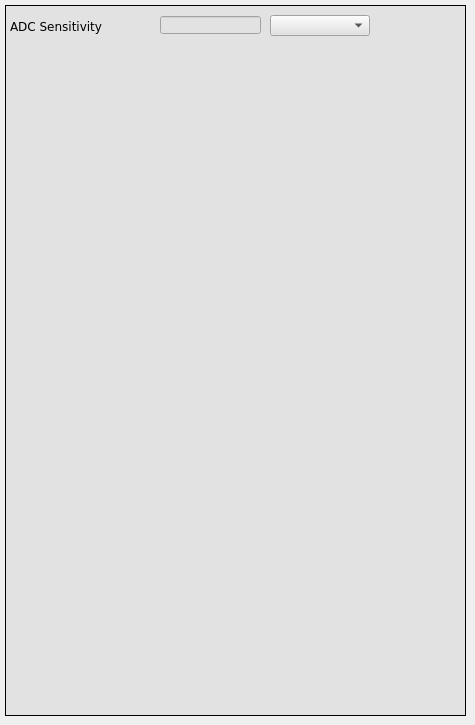
      <widget class="QWidget" name="tab_5">
       <attribute name="title">
        <string>ADC sens</string>
       </attribute>
       <widget class="caFrame" name="caframe_12">
        <property name="geometry">
         <rect>
          <x>5</x>
          <y>5</y>
          <width>461</width>
          <height>711</height>
         </rect>
        </property>
        <property name="styleSheet">
         <string notr="true">background-color: rgb(226, 226, 226);</string>
        </property>
        <property name="frameShape">
         <enum>QFrame::Box</enum>
        </property>
        <widget class="QLabel" name="label_2">
         <property name="geometry">
          <rect>
           <x>5</x>
           <y>11</y>
           <width>146</width>
           <height>21</height>
          </rect>
         </property>
         <property name="font">
          <font>
           <family>DejaVu Sans</family>
          </font>
         </property>
         <property name="text">
          <string>ADC Sensitivity</string>
         </property>
        </widget>
        <widget class="caLineEdit" name="calineedit_40">
         <property name="geometry">
          <rect>
           <x>155</x>
           <y>11</y>
           <width>101</width>
           <height>18</height>
          </rect>
         </property>
         <property name="sizePolicy">
          <sizepolicy hsizetype="Preferred" vsizetype="Preferred">
           <horstretch>0</horstretch>
           <verstretch>0</verstretch>
          </sizepolicy>
         </property>
         <property name="font">
          <font>
           <family>DejaVu Sans</family>
           <pointsize>11</pointsize>
           <stylestrategy>PreferDefault</stylestrategy>
          </font>
         </property>
         <property name="alignment">
          <set>Qt::AlignRight|Qt::AlignTrailing|Qt::AlignVCenter</set>
         </property>
         <property name="channel" stdset="0">
          <string notr="true">$(DEVICE):hk:adc_sensitivity_mon</string>
         </property>
         <property name="background">
          <color>
           <red>255</red>
           <green>255</green>
           <blue>255</blue>
          </color>
         </property>
         <property name="colorMode">
          <enum>caLineEdit::Static</enum>
         </property>
        </widget>
        <widget class="caMenu" name="camenu_8">
         <property name="geometry">
          <rect>
           <x>265</x>
           <y>10</y>
           <width>100</width>
           <height>21</height>
          </rect>
         </property>
         <property name="font">
          <font>
           <family>DejaVu Sans</family>
           <pointsize>9</pointsize>
          </font>
         </property>
         <property name="styleSheet">
          <string notr="true">selection-color: rgb(0, 0, 0);
color: rgb(0, 0, 0);</string>
         </property>
         <property name="frame">
          <bool>true</bool>
         </property>
         <property name="channel" stdset="0">
          <string notr="true">$(DEVICE):hk:adc_sensitivity_sp</string>
         </property>
         <property name="labelDisplay">
          <bool>false</bool>
         </property>
        </widget>
       </widget>
      </widget>
